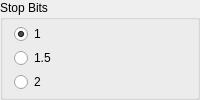
         <widget class="QGroupBox" name="gbStopBits">
          <property name="maximumSize">
           <size>
            <width>16777215</width>
            <height>100</height>
           </size>
          </property>
          <property name="title">
           <string>Stop Bits</string>
          </property>
          <layout class="QVBoxLayout" name="verticalLayout_7">
           <property name="spacing">
            <number>0</number>
           </property>
           <property name="topMargin">
            <number>0</number>
           </property>
           <property name="bottomMargin">
            <number>0</number>
           </property>
           <item>
            <widget class="QRadioButton" name="rbStopBits1">
             <property name="text">
              <string>1</string>
             </property>
             <property name="checked">
              <bool>true</bool>
             </property>
             <attribute name="buttonGroup">
              <string notr="true">bgStopBits</string>
             </attribute>
            </widget>
           </item>
           <item>
            <widget class="QRadioButton" name="rbStopBits3">
             <property name="text">
              <string>1.5</string>
             </property>
             <attribute name="buttonGroup">
              <string notr="true">bgStopBits</string>
             </attribute>
            </widget>
           </item>
           <item>
            <widget class="QRadioButton" name="rbStopBits2">
             <property name="text">
              <string>2</string>
             </property>
             <attribute name="buttonGroup">
              <string notr="true">bgStopBits</string>
             </attribute>
            </widget>
           </item>
          </layout>
         </widget>
